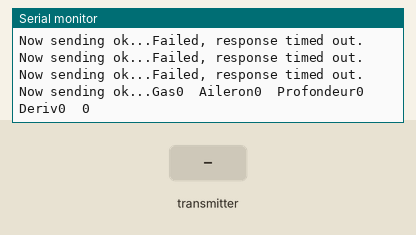
The sketch below on a simulated Arduino Uno, built with avr-gcc and run on an emulated ATmega328P. Parts: the last lines printed to the serial monitor. The test bench sets the inputs (shaded band). No radio packets arrive unless stated.

Above: at 1.2 s.
1.3 s: the transmitter starts sending Gas = 0
At 1.38 s:
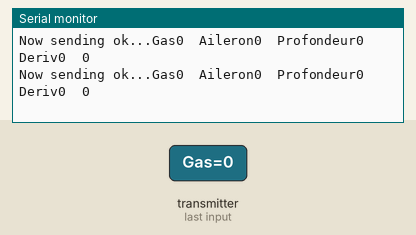
2.9 s: the transmitter starts sending Ail = 256
At 2.98 s:
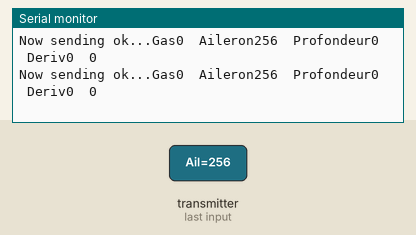
5.9 s: the transmitter starts sending Prof = 0
At 8.88 s:
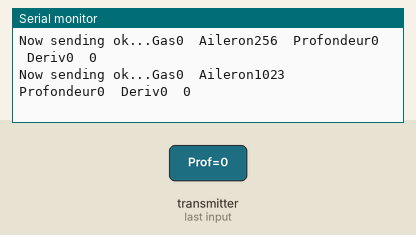
8.9 s: the transmitter starts sending Ail = 1023
At 8.98 s:
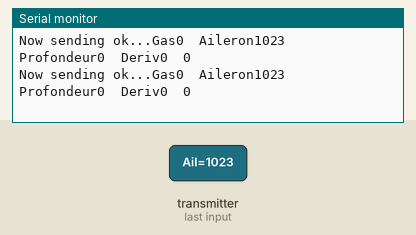
11.9 s: the transmitter starts sending Deriv = 256
At 11.92 s:
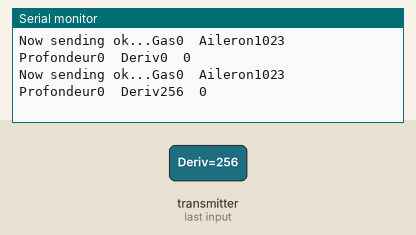
13.4 s: the transmitter starts sending Ail = 0
At 13.41 s:
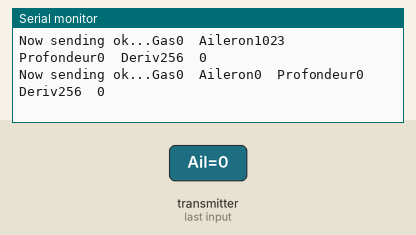
Timing chart, 0 to 16.4 s (numbered marks = the images above; inputs shaded):
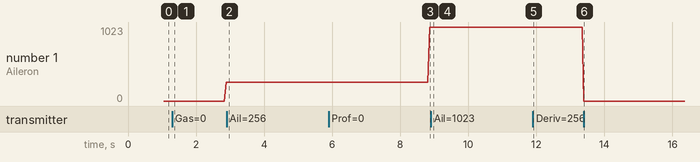

Measured:
- after the input at 1.3 s, the serial monitor: prints a new line at once (image 1)
- after the input at 2.9 s, the serial monitor: prints a new line at once (image 2)
- after the input at 5.9 s, the serial monitor: prints a new line after 3.0 s (image 3)
- after the input at 8.9 s, the serial monitor: prints a new line at once (image 4)
- after the input at 11.9 s, the serial monitor: prints a new line at once (image 5)
- after the input at 13.4 s, the serial monitor: prints a new line at once (image 6)
- plotted number 1: 0 → 256 after the input at 1.3 s, 256 → 1023 after the input at 5.9 s

The sketch:

Simple_Mode_Tranceiver_Tx.ino
```cpp
#include <SPI.h>
#include "nRF24L01.h"
#include "RF24.h"


RF24 radio(9,10);
// Pipes for reading/writing { Controller, Head, Body }
const uint64_t pipes[2] = { 0xF0F0F0F0D2LL, 0xF0F0F0F0C3LL};

typedef struct{
  int Gas;
  int Ail;
  int Prof;
  int Deriv;
  long timestamp;
}
tD;
tD transmit_data;
tD receive_data;

void setup(void)
{
    Serial.begin(115200);
    Serial.println("Manette");

    radio.begin();
    radio.setPALevel(RF24_PA_LOW);
    radio.setRetries(15, 15);

    radio.openWritingPipe(pipes[0]);
    radio.openReadingPipe(1, pipes[1]); // Head
    radio.startListening();
    //radio.printDetails();
}

void loop(void)
{
    // First, stop listening so we can talk.
    radio.stopListening();

    // Take the time, and send it.  This will block until complete
    unsigned long time = millis();
    Serial.print("Now sending ");
    transmit_data.Gas = 10;
    transmit_data.Ail = 20;
    transmit_data.Prof = 30;
    transmit_data.Deriv = 40;
    transmit_data.timestamp = millis();
    bool ok = radio.write( &transmit_data, sizeof(transmit_data) );

    if (ok)
        Serial.print("ok...");
    else
        Serial.println("failed!");

    // Now, continue listening
    radio.startListening();

    bool timeout = false;
    uint8_t pipe_num;
    while ( ! radio.available(&pipe_num) && ! timeout )
        if (millis() - transmit_data.timestamp > 250 )
            timeout = true;


    if ( timeout ) {
        Serial.println("Failed, response timed out.");
    } else {
        radio.read( &receive_data, sizeof(receive_data) );

        Serial.print("Gas" );         Serial.print(receive_data.Gas   );
        Serial.print("\tAileron" );   Serial.print(receive_data.Ail   );
        Serial.print("\tProfondeur" );Serial.print(receive_data.Prof  );
        Serial.print("\tDeriv");      Serial.print(receive_data.Deriv );
        Serial.print("\t");      Serial.print(receive_data.timestamp );
    }
    Serial.println("");

    delay(10);
}
```
